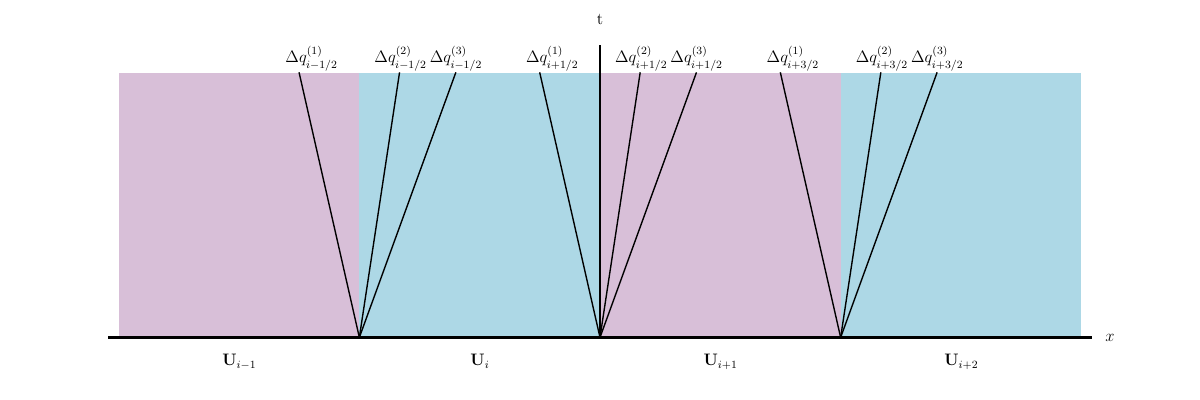

Reproduce this figure in Python.
#!/usr/bin/env python3

# Create a plot for the delta q for the WAF method flux limiting


import numpy as np
from matplotlib import pyplot as plt
import matplotlib
import matplotlib.patches as patches

params = {
    'axes.labelsize': 12,
    'axes.titlesize': 14,
    'font.size': 12,
    'font.family': 'serif',
    'font.serif': 'DejaVu Sans',
    'legend.fontsize': 12,
    'xtick.labelsize': 10,
    'ytick.labelsize': 10,
    'text.usetex': True,
    'figure.subplot.left'    : 0.05,
    'figure.subplot.right'   : 0.95,
    'figure.subplot.bottom'  : 0.12,
    'figure.subplot.top'     : 0.92,
    'figure.subplot.wspace'  : 0.25,
    'figure.subplot.hspace'  : 0.25,
    'figure.dpi' : 200,
    'lines.markersize' : 6,
    'lines.linewidth' : 2.
}

matplotlib.rcParams.update(params)

xmin = -20
xmax = -xmin
dx = (xmax - xmin) * 0.01
ymin = 0
ymax = 10

fig = plt.figure(figsize=(12, 4))
ax = fig.add_subplot(111)
ax.axis("off")

ax.plot([xmin-dx, xmax+dx], [0, 0], 'k', zorder=10) # x axis
ax.plot([0, 0], [ymin, ymax+1], 'k', zorder=10)       # t axis



def x_for_ymax(a):
    # get correct x for a straight line given the slope a
    # cut off at [xmin, xmax]
    res = ymax/a
    if res > xmax:
        return xmax
    elif res < xmin:
        return xmin
    else:
        return res


def x_for_y(y, a):
    # get x for given y and slope a
    res = y/a
    return res


for origin, zaehler, sign in zip([0, -(xmax-xmin)/4, (xmax-xmin)/4], [1, 1, 3], ["+", "-", "+"]):

    # characteristics
    ax.plot([origin, origin+x_for_ymax(-4)], [0, ymax], 'k', lw=1)
    ax.plot([origin, origin+x_for_ymax(6)], [0, ymax], 'k', lw=1)
    ax.plot([origin, origin+x_for_ymax(2.5)], [0, ymax], 'k', lw=1)


    # dq1
    plt.text(origin-2, 11, 
        r"$\Delta q_{i"+sign+"{0:d}".format(zaehler)+r"/2}^{(1)}$",
        color='k',
        verticalalignment="top",
        horizontalalignment='center',)

    # dq2
    plt.text(origin+1.7, 11,
        r"$\Delta q_{i"+sign+"{0:d}".format(zaehler)+r"/2}^{(2)}$",
        color='k',
        verticalalignment="top",
        horizontalalignment='center',)

    # dq3
    plt.text(origin+4, 11,
        r"$\Delta q_{i"+sign+"{0:d}".format(zaehler)+r"/2}^{(3)}$",
        color='k',
        verticalalignment="top",
        horizontalalignment='center',)





# x label
plt.text(21, 0.0, r"$x$",
    verticalalignment="center",
    horizontalalignment='left',)
# t label
plt.text(0, 12, r"t",
    verticalalignment="center",
    horizontalalignment='center',)

dx = (xmax-xmin)/4
height = ymax - ymin

# U_i-1 label
plt.text(-1.5*dx, -1, r"$\mathbf{U}_{i-1}$",
    verticalalignment="center",
    horizontalalignment='center',)

# U_i label
plt.text(-.5*dx, -1, r"$\mathbf{U}_{i}$",
    verticalalignment="center",
    horizontalalignment='center',)

# U_i+1 label
plt.text(.5*dx, -1, r"$\mathbf{U}_{i+1}$",
    verticalalignment="center",
    horizontalalignment='center',)

# U_i+2 label
plt.text(1.5*dx, -1, r"$\mathbf{U}_{i+2}$",
    verticalalignment="center",
    horizontalalignment='center',)


# U_i-1 coloring
ax.add_patch(patches.Rectangle((xmin, ymin), width=dx, height=height, fill=True, facecolor='thistle'))
# U_i coloring
ax.add_patch(patches.Rectangle((xmin/2, ymin), width=dx, height=height, fill=True, facecolor='lightblue'))
# U_i+1 coloring
ax.add_patch(patches.Rectangle((0, ymin), width=(xmax-xmin)/4, height=(ymax-ymin), fill=True, facecolor='thistle'))
# U_i+2 coloring
ax.add_patch(patches.Rectangle((dx, ymin), width=dx, height=height, fill=True, facecolor='lightblue'))


#  plt.show()
plt.savefig("WAF-hydro-delta-q.pdf")
